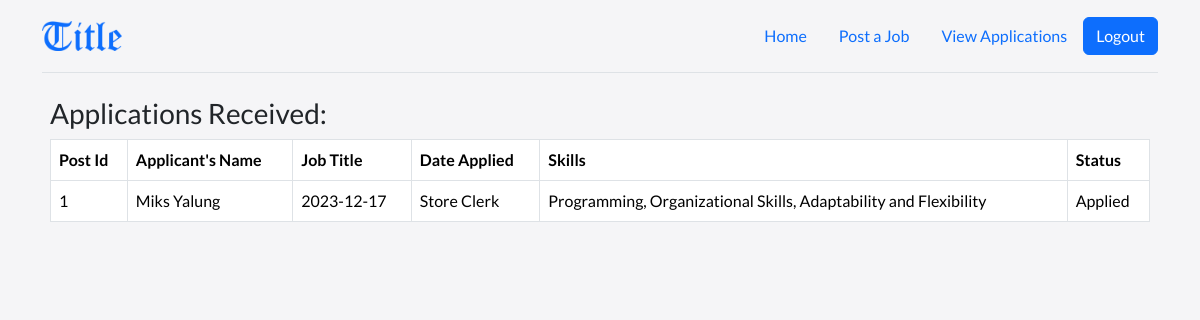
Screenshot of /title/e_viewapplications.php (signed in) with the database file from the repository.
### tables this page shows
CREATE TABLE `tbl_appliedjobs` (
  `id` int(11) NOT NULL,
  `date` date NOT NULL,
  `pid` int(11) NOT NULL,
  `jbid` int(11) NOT NULL,
  `status` varchar(20) NOT NULL
);

### title/e_viewapplications.php (the view, shortened to what this page needs)
<!DOCTYPE html>
<html lang="en" data-bs-theme="auto">
    <head>
        <link rel="stylesheet" href="https://cdn.jsdelivr.net/npm/@docsearch/css@3">
        <link href="../title/assets/dist/css/bootstrap.min.css" rel="stylesheet">
    </head>
    <body>
        <main>
            <div class="container">
                <header class="d-flex flex-wrap align-items-center justify-content-center justify-content-md-between py-3 mb-4 border-bottom">
                <img class="bi me-2" src="../title/title-img/sec-logo.png" width="80" height="30" role="img" aria-label="Title"></img>
                <div class="d-flex justify-content-between align-items-center">
                    <ul class="nav">
                        <li class="nav-item">
                            <a class="nav-link" href="e_home.php">Home</a>
                        </li>
                        <li class="nav-item">
                            <a class="nav-link" href="e_jobs.php">Post a Job</a>
                        </li>
                        <li class="nav-item">
                            <a class="nav-link active" aria-current="page" href="#">View Applications</a>
                        </li>
                    </ul>
                    <button class="btn btn-primary" onclick="window.location.href='logout.php'">Logout</button>
                </div>
                </header>
            </div>
        </main>
        <div class="container-table">
        <div style=" height: 100vh; margin-top:0%;" class="col-md-11">
            <div>
                <h3>Applications Received:</h3>
            </div>
            <table class="table table-bordered" id='applicantsTable'>
                <thead>
                    <th>Post Id</th>
                    <th>Applicant's Name</th>
                    <th>Job Title</th>
                    <th>Date Applied</th>
                    <th>Skills</th>
                    <th>Status</th>
                </thead>
                <tbody>
                <?php
                    include 'connection.php';
                    $eid = $_SESSION['eid'];
                    $sql = "SELECT id, jbid, pid, (SELECT name FROM tbl_jobseekers WHERE id=tbl_appliedjobs.jbid) AS jbname, date,"
                        . "(SELECT title FROM tbl_jobs WHERE id=tbl_appliedjobs.pid) AS title,"
                        . "(SELECT skills FROM tbl_jobseekers WHERE id=tbl_appliedjobs.jbid) AS skills,"
                        . "status from tbl_appliedjobs WHERE pid IN (SELECT id FROM tbl_jobs WHERE eid=$eid);";
                    $appresult = $conn->query($sql);
                    if ($appresult->num_rows > 0) {
                        while ($row = $appresult->fetch_assoc()) {
                            $pid = $row['pid'];
                            $jbname = $row['jbname'];
                            $title = $row['title'];
                            $date = $row['date'];
                            $skills = $row['skills'];
                            $status = $row['status'];
                    ?>
                            <tr>
                                <td><?php echo $pid; ?></td>
                                <td><?php echo $jbname; ?></td>
                                <td><?php echo $date; ?></td>
                                <td><?php echo $title; ?></td>
                                <td><?php echo $skills; ?></td>
                                <td><?php echo $status; ?></td>
                            </tr>
                    <?php
                        }
                    }
                    ?>
        </div>
        </div>
    </body>
</html>

### title/e_viewapplications.php (style rules this page uses)
body { background-color: #f5f5f7; font-family: 'Lato', sans-serif; font-weight: 400; }
.container-table { display: flex; align-items: center; justify-content: center; height: 100vh; }
.bi { vertical-align: -.125em; fill: currentColor; }

### rows the page displays
tbl_appliedjobs: pid "1", jbname "Miks Yalung", date "2023-12-17", title "Store Clerk", skills "Programming, Organizational Skills, Adaptability and Flexibility", status "Applied"
